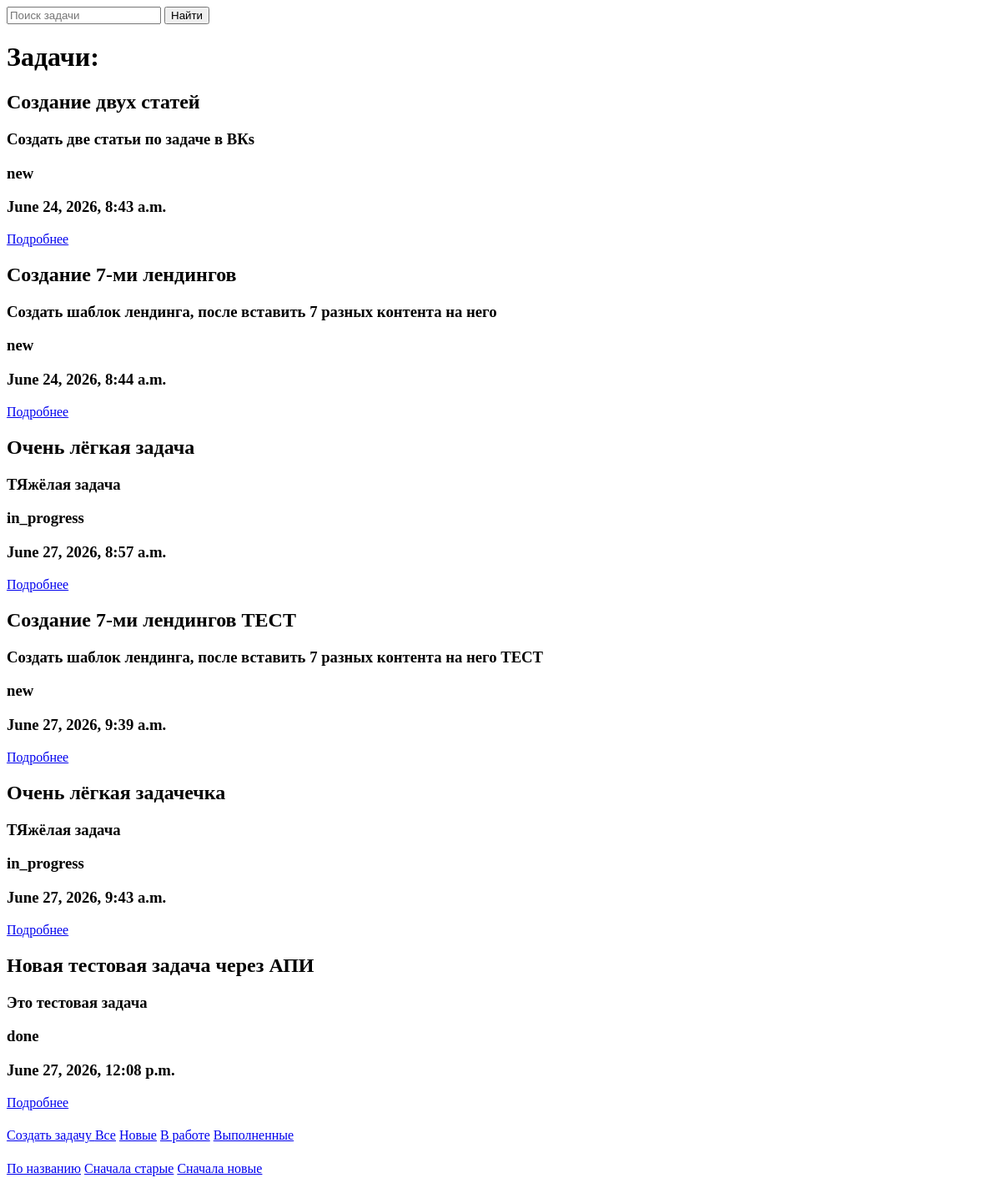
The app's page /, older data.
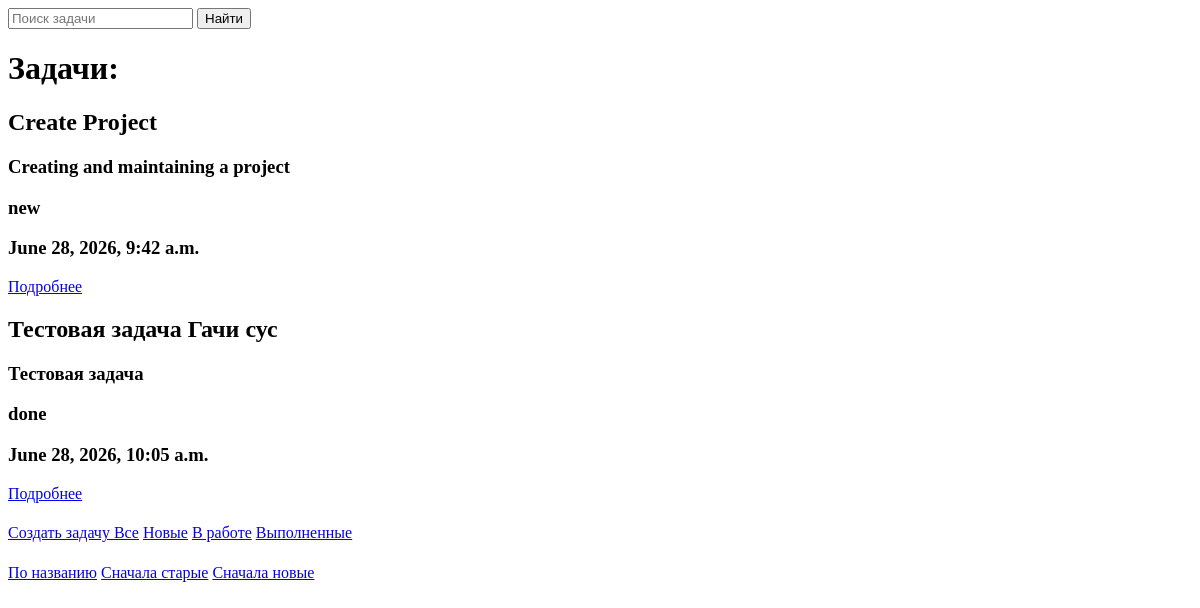
The same page, newer data.
### main/models.py (models this page shows, shortened)
class Task(models.Model):
    STATUS_CHOICES = [
        ('new', 'новая'),
        ('in_progress', 'В работе'),
        ('done', 'Выполнена'),
    ]
    owner = models.ForeignKey(settings.AUTH_USER_MODEL,on_delete=models.CASCADE,related_name='tasks')
    title = models.CharField(max_length=100)
    description = models.TextField()
    status =  models.CharField(max_length=20, choices=STATUS_CHOICES, default='new')
    created_at = models.DateTimeField(auto_now_add=True)

### main/views.py (the view)
# urls.py: path('', tasks, name='tasks'),
def tasks(request):
    status = request.GET.get('status')
    q = request.GET.get('q')
    sort = request.GET.get('sort')
    tasks = Task.objects.all()
    if status:
        tasks = Task.objects.filter(status=status)
    if q:
        tasks = tasks.filter(title__icontains=q)
    if sort:
        tasks = tasks.order_by(sort)
    return render(request, 'main/tasks.html', {'tasks': tasks})

### main/templates/main/tasks.html (shortened to what this page needs)
<form method="GET">
    <input type="text" name="q" placeholder="Поиск задачи">
    <button type="submit">Найти</button>
</form>
<h1> Задачи: </h1>
{% for task in tasks %}
    <h2>{{ task.title }}</h2>
    <h3>{{ task.description }}</h3>
    <h3>{{ task.status }}</h3>
    <h3>{{ task.created_at }}</h3>
    <a href='task/{{task.id}}/' class="btn"> Подробнее </a>
{% endfor %}
<a href='{% url 'addtask' %}' class="btn"> Создать задачу </a>
<a href="{% url 'tasks' %}">Все</a>
<a href="{% url 'tasks' %}?status=new">Новые</a>
<a href="{% url 'tasks' %}?status=in_progress">В работе</a>
<a href="{% url 'tasks' %}?status=done">Выполненные</a>
<a href="?sort=title">По названию</a>
<a href="?sort=created_at">Сначала старые</a>
<a href="?sort=-created_at">Сначала новые</a>

Row changes from the older to the newer data that the page shows:
removed Task: title "Создание двух статей", description "Создать две статьи по задаче в ВКs", status "new", created_at "June 24, 2026, 8:43 a.m."
removed Task: title "Создание 7-ми лендингов", description "Создать шаблок лендинга, после вставить 7 разных контента на него", status "new", created_at "June 24, 2026, 8:44 a.m."
removed Task: title "Очень лёгкая задача", description "ТЯжёлая задача", status "in_progress", created_at "June 27, 2026, 8:57 a.m."
removed Task: title "Создание 7-ми лендингов ТЕСТ", description "Создать шаблок лендинга, после вставить 7 разных контента на него ТЕСТ", status "new", created_at "June 27, 2026, 9:39 a.m."
removed Task: title "Очень лёгкая задачечка", description "ТЯжёлая задача", status "in_progress", created_at "June 27, 2026, 9:43 a.m."
removed Task: title "Новая тестовая задача через АПИ", description "Это тестовая задача", status "done", created_at "June 27, 2026, 12:08 p.m."
added Task: title "Create Project", description "Creating and maintaining a project", status "new", created_at "June 28, 2026, 9:42 a.m."
added Task: title "Тестовая задача Гачи сус", description "Тестовая задача", status "done", created_at "June 28, 2026, 10:05 a.m."
